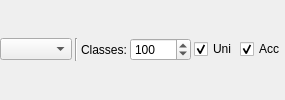
               <widget class="QWidget" name="page_ResPlo_Cells_Att_Hist">
                <layout class="QGridLayout" name="gridLayout_17">
                 <property name="leftMargin">
                  <number>0</number>
                 </property>
                 <property name="topMargin">
                  <number>0</number>
                 </property>
                 <property name="rightMargin">
                  <number>0</number>
                 </property>
                 <property name="bottomMargin">
                  <number>0</number>
                 </property>
                 <property name="spacing">
                  <number>3</number>
                 </property>
                 <item row="0" column="0">
                  <widget class="QComboBox" name="comboBox_ResPlo_Cells_Att_Hist_Att"/>
                 </item>
                 <item row="0" column="1">
                  <widget class="Line" name="lineResPlo_Cells_Att_Hist">
                   <property name="orientation">
                    <enum>Qt::Vertical</enum>
                   </property>
                  </widget>
                 </item>
                 <item row="0" column="2">
                  <widget class="QLabel" name="label_ResPlo_Cells_Att_Hist_Classes">
                   <property name="sizePolicy">
                    <sizepolicy hsizetype="Maximum" vsizetype="Preferred">
                     <horstretch>0</horstretch>
                     <verstretch>0</verstretch>
                    </sizepolicy>
                   </property>
                   <property name="text">
                    <string>Classes:</string>
                   </property>
                  </widget>
                 </item>
                 <item row="0" column="3">
                  <widget class="QSpinBox" name="spinBox_ResPlo_Cells_Att_Hist_Classes">
                   <property name="sizePolicy">
                    <sizepolicy hsizetype="Maximum" vsizetype="Fixed">
                     <horstretch>0</horstretch>
                     <verstretch>0</verstretch>
                    </sizepolicy>
                   </property>
                   <property name="minimum">
                    <number>1</number>
                   </property>
                   <property name="maximum">
                    <number>10000</number>
                   </property>
                   <property name="singleStep">
                    <number>5</number>
                   </property>
                   <property name="value">
                    <number>100</number>
                   </property>
                  </widget>
                 </item>
                 <item row="0" column="4">
                  <widget class="QCheckBox" name="checkBox_ResPlo_Cells_Att_Hist_Uni">
                   <property name="sizePolicy">
                    <sizepolicy hsizetype="Maximum" vsizetype="Fixed">
                     <horstretch>0</horstretch>
                     <verstretch>0</verstretch>
                    </sizepolicy>
                   </property>
                   <property name="text">
                    <string>Uni</string>
                   </property>
                   <property name="checked">
                    <bool>true</bool>
                   </property>
                  </widget>
                 </item>
                 <item row="0" column="5">
                  <widget class="QCheckBox" name="checkBox_ResPlo_Cells_Att_Hist_Acc">
                   <property name="sizePolicy">
                    <sizepolicy hsizetype="Maximum" vsizetype="Fixed">
                     <horstretch>0</horstretch>
                     <verstretch>0</verstretch>
                    </sizepolicy>
                   </property>
                   <property name="text">
                    <string>Acc</string>
                   </property>
                   <property name="checked">
                    <bool>true</bool>
                   </property>
                  </widget>
                 </item>
                </layout>
               </widget>
